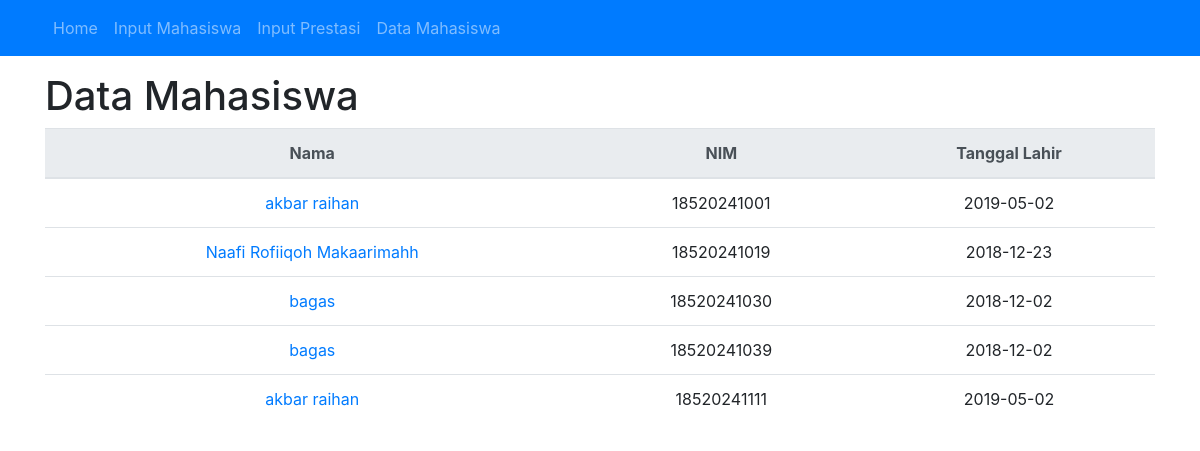
The app's page /lihatmhs.php with its own data.
### tables this page shows
CREATE TABLE `mahasiswa` (
  `NIM` bigint(15) NOT NULL,
  `Nama` text NOT NULL,
  `TTL` date NOT NULL
);

### lihatmhs.php (the view, shortened to what this page needs)
<?php
require('header.php')?>
<div class="container">
<?php
include 'koneksi.php';
 $sql = "select * from mahasiswa";
    $result = $conn->query($sql);
    ?>
    <h1 class="center">Data Mahasiswa</h1>
    <table class="table">
        <thead class="thead-light">
            <th class="text-center">Nama</th>
            <th class="text-center">NIM</th>
            <th class="text-center">Tanggal Lahir</th>
        </thead>
        <tbody>
            <?php
            while ($row = $result->fetch_assoc()) {
                echo "<tr>
                    <td class='text-center'><a href='detail.php?q=" . $row['NIM'] . "'>" . $row['Nama'] . "</a></td>
                    <td class='text-center'>" . $row['NIM'] . "</td>
                    <td class='text-center'>" . $row['TTL'] . "</td>
                    </tr>
                ";
            }
            ?>
        </tbody>
    </table>
</div>
<?php
require('footer.php')
?>

### header.php (style rules this page uses)
body { padding-bottom: 1em; }

### records on screen
mahasiswa: Nama "akbar raihan", NIM "18520241001", TTL "2019-05-02"
mahasiswa: Nama "Naafi Rofiiqoh Makaarimahh", NIM "18520241019", TTL "2018-12-23"
mahasiswa: Nama "bagas", NIM "18520241030", TTL "2018-12-02"
mahasiswa: Nama "bagas", NIM "18520241039", TTL "2018-12-02"
mahasiswa: Nama "akbar raihan", NIM "18520241111", TTL "2019-05-02"
